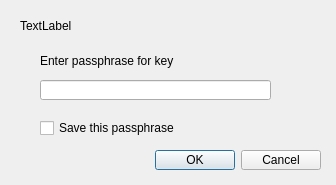
<?xml version="1.0" encoding="UTF-8"?>
<ui version="4.0">
 <class>Dialog</class>
 <widget class="QDialog" name="Dialog">
  <property name="geometry">
   <rect>
    <x>0</x>
    <y>0</y>
    <width>336</width>
    <height>185</height>
   </rect>
  </property>
  <property name="windowTitle">
   <string>Dialog</string>
  </property>
  <widget class="QDialogButtonBox" name="buttonBox">
   <property name="geometry">
    <rect>
     <x>80</x>
     <y>150</y>
     <width>241</width>
     <height>20</height>
    </rect>
   </property>
   <property name="standardButtons">
    <set>QDialogButtonBox::Cancel|QDialogButtonBox::Ok</set>
   </property>
  </widget>
  <widget class="QLabel" name="label">
   <property name="geometry">
    <rect>
     <x>40</x>
     <y>50</y>
     <width>151</width>
     <height>21</height>
    </rect>
   </property>
   <property name="text">
    <string>Enter passphrase for key</string>
   </property>
  </widget>
  <widget class="QLineEdit" name="lineEdit">
   <property name="geometry">
    <rect>
     <x>40</x>
     <y>80</y>
     <width>231</width>
     <height>20</height>
    </rect>
   </property>
  </widget>
  <widget class="QCheckBox" name="checkBox">
   <property name="geometry">
    <rect>
     <x>40</x>
     <y>120</y>
     <width>141</width>
     <height>16</height>
    </rect>
   </property>
   <property name="text">
    <string>Save this passphrase</string>
   </property>
  </widget>
  <widget class="QLabel" name="label_2">
   <property name="geometry">
    <rect>
     <x>20</x>
     <y>10</y>
     <width>231</width>
     <height>31</height>
    </rect>
   </property>
   <property name="text">
    <string>TextLabel</string>
   </property>
   <property name="wordWrap">
    <bool>true</bool>
   </property>
  </widget>
 </widget>
 <resources/>
 <connections>
  <connection>
   <sender>buttonBox</sender>
   <signal>accepted()</signal>
   <receiver>Dialog</receiver>
   <slot>accept()</slot>
   <hints>
    <hint type="sourcelabel">
     <x>248</x>
     <y>254</y>
    </hint>
    <hint type="destinationlabel">
     <x>157</x>
     <y>274</y>
    </hint>
   </hints>
  </connection>
  <connection>
   <sender>buttonBox</sender>
   <signal>rejected()</signal>
   <receiver>Dialog</receiver>
   <slot>reject()</slot>
   <hints>
    <hint type="sourcelabel">
     <x>316</x>
     <y>260</y>
    </hint>
    <hint type="destinationlabel">
     <x>286</x>
     <y>274</y>
    </hint>
   </hints>
  </connection>
 </connections>
</ui>
